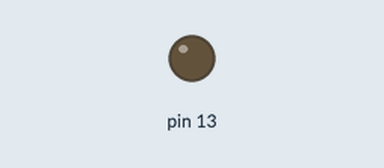
This sketch was run on a simulated Arduino Uno, built with avr-gcc and run on an emulated ATmega328P. Parts: output pins drawn as LEDs (lit = HIGH).

Above: at 0.4 s.
At 53.0 s:
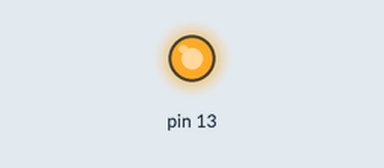
Timing chart, 0 to 54.0 s (numbered marks = the images above):
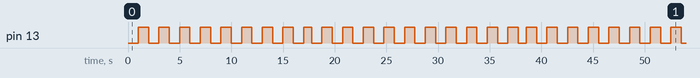

Measured:
- by itself, pin 13: repeats every 41.5 s: HIGH 0.77 s, 10 × (LOW 1.0 s, HIGH 1.0 s), LOW 0.77 s, 10 × (HIGH 1.0 s, LOW 1.0 s)
- by itself, everything shown: repeats every 8.0 s, in 8 steps

The sketch:

ch8-tinkercadCompatiblePWM.ino
```cpp
#include <avr/interrupt.h>

volatile int timer = 0;   // must be volatile since it's modified in ISR
bool state = 0;

void setup() {
  pinMode(13, OUTPUT);

  // Reset Timer0
  TCCR0A = 0;
  TCCR0B = 0;
  TCNT0  = 0;

  // Set CTC mode (Clear Timer on Compare Match)
  TCCR0A = (1 << WGM01);

  // Compare value for 1 ms interrupt:
  // 16MHz / 64 prescaler = 250kHz (4 µs per tick)
  // 1 ms / 4 µs = 250 → OCR0A = 249
  OCR0A = 249;

  // Enable Timer0 compare interrupt
  TIMSK0 |= (1 << OCIE0A);

  // Set prescaler to 64 and start Timer0
  TCCR0B |= (1 << CS01) | (1 << CS00);

  // Enable global interrupts
  sei();
}

void loop() {
  // Toggle LED every 1000 ms
  if (timer >= 1000) {
    state = !state;
    digitalWrite(13, state);
    timer = 0;
  }
}

ISR(TIMER0_COMPA_vect) {
  timer++;
}
```
